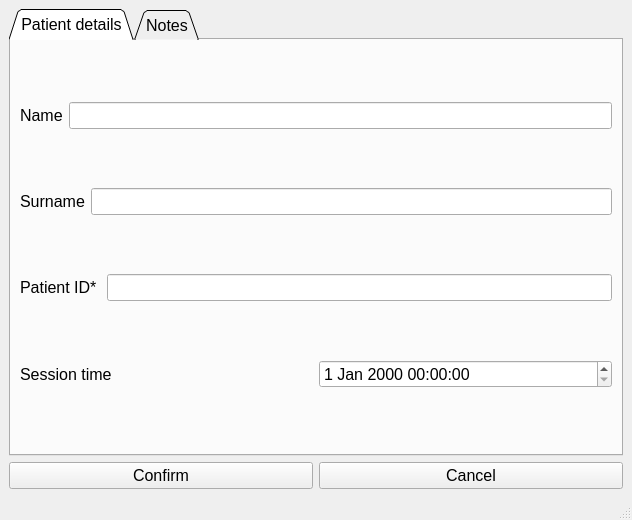
<?xml version="1.0" encoding="UTF-8"?>
<ui version="4.0">
 <class>StageTwoNew</class>
 <widget class="QMainWindow" name="StageTwoNew">
  <property name="geometry">
   <rect>
    <x>0</x>
    <y>0</y>
    <width>632</width>
    <height>520</height>
   </rect>
  </property>
  <property name="windowTitle">
   <string>Patient details</string>
  </property>
  <widget class="QWidget" name="centralwidget">
   <layout class="QGridLayout" name="gridLayout">
    <item row="0" column="0">
     <layout class="QVBoxLayout" name="verticalLayout">
      <item>
       <widget class="QTabWidget" name="tabWidget">
        <property name="font">
         <font>
          <pointsize>12</pointsize>
         </font>
        </property>
        <property name="tabShape">
         <enum>QTabWidget::Triangular</enum>
        </property>
        <property name="currentIndex">
         <number>0</number>
        </property>
        <widget class="QWidget" name="tab">
         <attribute name="title">
          <string>Patient details</string>
         </attribute>
         <attribute name="toolTip">
          <string>this is patient details</string>
         </attribute>
         <layout class="QGridLayout" name="gridLayout_3">
          <item row="0" column="0">
           <layout class="QHBoxLayout" name="horizontalLayout_2">
            <item>
             <widget class="QLabel" name="label">
              <property name="font">
               <font>
                <pointsize>12</pointsize>
               </font>
              </property>
              <property name="text">
               <string>Name</string>
              </property>
             </widget>
            </item>
            <item>
             <widget class="QLineEdit" name="lineEdit"/>
            </item>
           </layout>
          </item>
          <item row="1" column="0">
           <layout class="QHBoxLayout" name="horizontalLayout_3">
            <item>
             <widget class="QLabel" name="label_2">
              <property name="font">
               <font>
                <pointsize>12</pointsize>
               </font>
              </property>
              <property name="text">
               <string>Surname</string>
              </property>
             </widget>
            </item>
            <item>
             <widget class="QLineEdit" name="lineEdit_2"/>
            </item>
           </layout>
          </item>
          <item row="2" column="0">
           <layout class="QHBoxLayout" name="horizontalLayout_4">
            <item>
             <widget class="QLabel" name="label_3">
              <property name="font">
               <font>
                <pointsize>12</pointsize>
               </font>
              </property>
              <property name="text">
               <string>Patient ID* </string>
              </property>
             </widget>
            </item>
            <item>
             <widget class="QLineEdit" name="lineEdit_3"/>
            </item>
           </layout>
          </item>
          <item row="3" column="0">
           <layout class="QHBoxLayout" name="horizontalLayout_5">
            <item>
             <widget class="QLabel" name="label_4">
              <property name="font">
               <font>
                <pointsize>12</pointsize>
               </font>
              </property>
              <property name="text">
               <string>Session time</string>
              </property>
             </widget>
            </item>
            <item>
             <widget class="QDateTimeEdit" name="dateTimeEdit">
              <property name="font">
               <font>
                <pointsize>12</pointsize>
               </font>
              </property>
             </widget>
            </item>
           </layout>
          </item>
         </layout>
        </widget>
        <widget class="QWidget" name="tab_2">
         <attribute name="title">
          <string>Notes</string>
         </attribute>
         <layout class="QGridLayout" name="gridLayout_2">
          <item row="0" column="0">
           <widget class="QTextEdit" name="textEdit"/>
          </item>
         </layout>
        </widget>
       </widget>
      </item>
      <item>
       <layout class="QHBoxLayout" name="horizontalLayout">
        <item>
         <widget class="QPushButton" name="pushButton">
          <property name="font">
           <font>
            <pointsize>12</pointsize>
           </font>
          </property>
          <property name="text">
           <string>Confirm</string>
          </property>
         </widget>
        </item>
        <item>
         <widget class="QPushButton" name="pushButton_2">
          <property name="font">
           <font>
            <pointsize>12</pointsize>
           </font>
          </property>
          <property name="text">
           <string>Cancel</string>
          </property>
         </widget>
        </item>
       </layout>
      </item>
     </layout>
    </item>
   </layout>
  </widget>
  <widget class="QMenuBar" name="menubar">
   <property name="geometry">
    <rect>
     <x>0</x>
     <y>0</y>
     <width>632</width>
     <height>21</height>
    </rect>
   </property>
  </widget>
  <widget class="QStatusBar" name="statusbar"/>
 </widget>
 <resources/>
 <connections/>
</ui>
